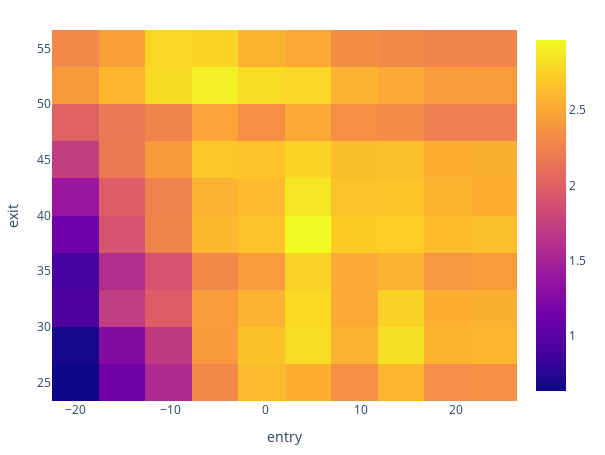

The notebook cell this image was saved under:
### Code cell
returns_mtx.vbt.heatmap(
        xaxis_title = "entry",
        yaxis_title="exit").show()
